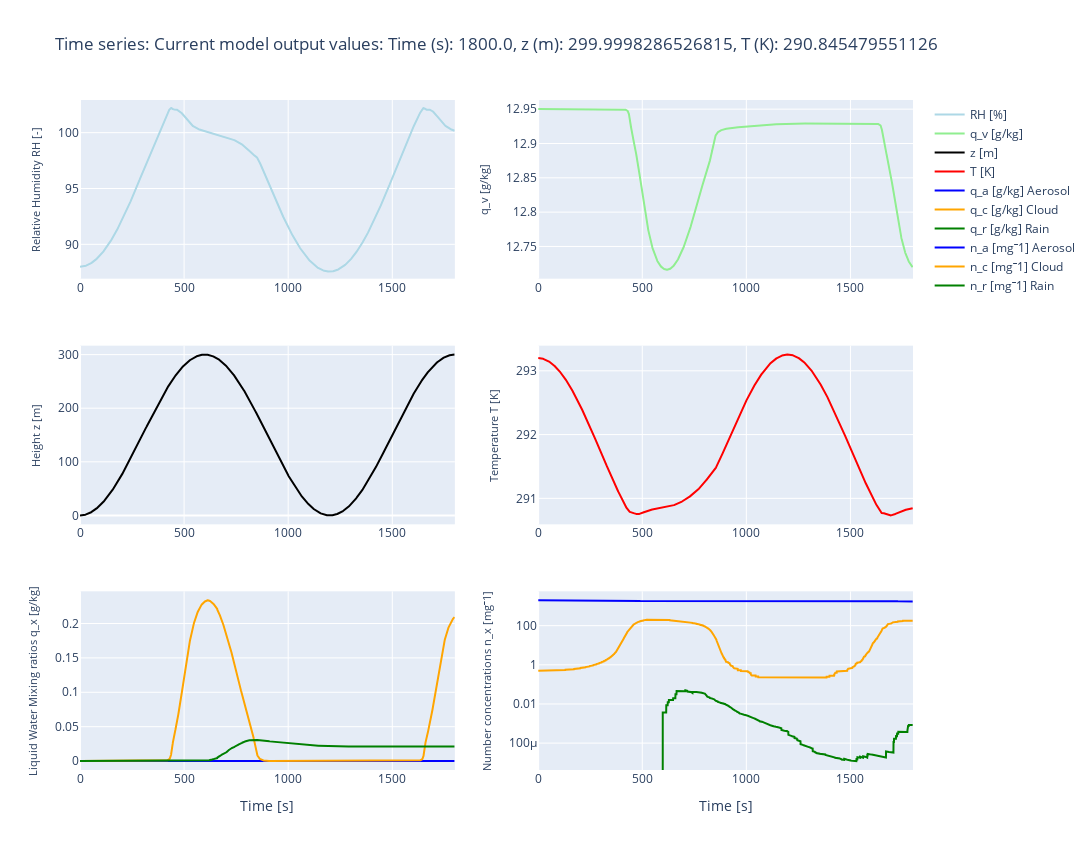

This figure's notebook cell:
### Code cell
dz=0
rho_parcel, V_parcel, air_mass_parcel =  parcel_rho(P_parcel, T_parcel)
#Aerosol init
T_parcel, q_parcel, particles_list = aero_init(mode_aero_init, n_particles, P_parcel, T_parcel,q_parcel, N_aero, mu_aero,sigma_aero,rho_aero,molecular_weight_aero)
#parcel routine
#initalize spectrum output
spectra_arr = np.zeros((nt+1,len(rm_spec)))
# init of array for time series output
qa_ts,qc_ts,qr_ts = np.zeros(nt+1),np.zeros(nt+1),np.zeros(nt+1)
na_ts,nc_ts,nr_ts = np.zeros(nt+1),np.zeros(nt+1),np.zeros(nt+1)

spectra_arr[0],qa_ts[0], qc_ts[0],qr_ts[0], na_ts[0], nc_ts[0], nr_ts[0] = qc_qr_analysis(particles_list,air_mass_parcel,rm_spec, n_bins)

# init of array for T_parcel, RH_parcel, q_parcel and z_parcel values for each timestep
T_parcel_array  = np.zeros(nt+1)
RH_parcel_array = np.zeros(nt+1)
q_parcel_array  = np.zeros(nt+1)
z_parcel_array  = np.zeros(nt+1)


# inserting the init. values to the 0th position of the arrays
T_parcel_array[0]  = T_parcel
RH_parcel_array[0] = (q_parcel * P_parcel / (q_parcel + r_a / rv)) / esatw( T_parcel ) 
q_parcel_array[0]  = q_parcel
z_parcel_array[0]  = z_parcel

ascending_mode=ascending_mode_widget.value
time_half_wave_parcel = 600.0

# read in display mode
display_mode = mode_displaytype_widget.value

if display_mode == 'graphics_slow':
    # initialization of animation
    figure_item = animation_init(dt, nt,rm_spec, qa_ts, qc_ts, qr_ts, na_ts, nc_ts, nr_ts, T_parcel_array, RH_parcel_array, q_parcel_array, z_parcel_array)


for t in range(nt):
    time = (t+1)*dt
    #Parcel ascending
    #if z_parcel < max_z: 
    z_parcel, T_parcel, rho_parcel, V_parcel, air_mass_parcel = ascend_parcel(z_parcel, T_parcel,P_parcel, w_parcel, dt, time, time_half_wave_parcel, ascending_mode, max_z)
    
    #Condensational Growth
    dq_liq = 0.0
    if do_condensation:
        particles_list, T_parcel, q_parcel = drop_condensation(particles_list, T_parcel, q_parcel, P_parcel, dt, air_mass_parcel, rho_aero, molecular_weight_aero)

    #Collisional Growth
    if do_collision and time > collision_start_time:
        particles_list = collection(dt, particles_list,rho_parcel, rho_liq, P_parcel, T_parcel)
    #Analysis
    spectra_arr[t+1],qa_ts[t+1], qc_ts[t+1],qr_ts[t+1], na_ts[t+1], nc_ts[t+1], nr_ts[t+1] = qc_qr_analysis(particles_list,air_mass_parcel,rm_spec, n_bins)
    RH_parcel = (q_parcel * P_parcel / (q_parcel + r_a / rv)) / esatw( T_parcel ) 
    
    # saving of T_parcel, RH_parcel, q_parcel, z_parcel for every timestep (needed for plots)
    T_parcel_array[t+1]  = T_parcel
    RH_parcel_array[t+1] = RH_parcel
    q_parcel_array[t+1]  = q_parcel
    z_parcel_array[t+1]  = z_parcel
    
    time_array = np.arange(nt+1)*dt

    if display_mode == 'text_fast':
        #Visulaization at every second
        if (time%1) ==0:
            print_output(t,dt, z_parcel, T_parcel, q_parcel, RH_parcel, qc_ts[t+1], qr_ts[t+1], na_ts[t+1], nc_ts[t+1], nr_ts[t+1])
    elif display_mode == 'graphics_slow':
        # function to draw and update the plotly figure, every 5 seconds (idea for time saving)
        if (time%5) == 0:
            animation_call(figure_item, time_array, t, dt, nt,rm_spec, qa_ts, qc_ts, qr_ts, na_ts, nc_ts, nr_ts, T_parcel_array, RH_parcel_array, q_parcel_array, z_parcel_array)
            
#spec_plot(ax,spectra_arr, nt, log_edges)

### Figure 1 — Plotly figure (JSON) as saved in the notebook; plotly's stock layout.template omitted (floating-point values rounded to 4 significant figures; data arrays with more than 128 entries replaced by an {"elided": "..."} marker saying what was removed)
{"data": [{"line": {"color": "lightblue"}, "mode": "lines", "name": "RH [%]", "showlegend": true, "type": "scatter", "x": {"elided": "3599 float values"}, "xaxis": "x", "y": {"elided": "3601 float values"}, "yaxis": "y"}, {"line": {"color": "lightgreen"}, "mode": "lines", "name": "q_v [g/kg]", "type": "scatter", "x": {"elided": "3599 float values"}, "xaxis": "x2", "y": {"elided": "3601 float values"}, "yaxis": "y2"}, {"line": {"color": "black"}, "mode": "lines", "name": "z [m]", "type": "scatter", "x": {"elided": "3599 float values"}, "xaxis": "x3", "y": {"elided": "3601 float values"}, "yaxis": "y3"}, {"line": {"color": "red"}, "mode": "lines", "name": "T [K]", "type": "scatter", "x": {"elided": "3599 float values"}, "xaxis": "x4", "y": {"elided": "3601 float values"}, "yaxis": "y4"}, {"line": {"color": "blue"}, "mode": "lines", "name": "q_a [g/kg] Aerosol", "type": "scatter", "x": {"elided": "3599 float values"}, "xaxis": "x5", "y": {"elided": "3601 float values"}, "yaxis": "y5"}, {"line": {"color": "orange"}, "mode": "lines", "name": "q_c [g/kg] Cloud", "type": "scatter", "x": {"elided": "3599 float values"}, "xaxis": "x5", "y": {"elided": "3601 float values"}, "yaxis": "y5"}, {"line": {"color": "green"}, "mode": "lines", "name": "q_r [g/kg] Rain", "type": "scatter", "x": {"elided": "3599 float values"}, "xaxis": "x5", "y": {"elided": "3601 float values"}, "yaxis": "y5"}, {"line": {"color": "blue"}, "mode": "lines", "name": "n_a [mg⁻1] Aerosol", "type": "scatter", "x": {"elided": "3599 float values"}, "xaxis": "x6", "y": {"elided": "3601 float values"}, "yaxis": "y6"}, {"line": {"color": "orange"}, "mode": "lines", "name": "n_c [mg⁻1] Cloud", "type": "scatter", "x": {"elided": "3599 float values"}, "xaxis": "x6", "y": {"elided": "3601 float values"}, "yaxis": "y6"}, {"line": {"color": "green"}, "mode": "lines", "name": "n_r [mg⁻1] Rain", "type": "scatter", "x": {"elided": "3599 float values"}, "xaxis": "x6", "y": {"elided": "3601 float values"}, "yaxis": "y6"}], "layout": {"dragmode": "pan", "height": 850, "title": {"text": "Time series: Current model output values: Time (s): 1800.0, z (m): 299.9998286526815, T (K): 290.845479551126"}, "width": 1250, "xaxis": {"anchor": "y", "autorange": false, "domain": [0, 0.45], "range": [0, 1800.0], "showspikes": false, "type": "linear"}, "xaxis2": {"anchor": "y2", "autorange": false, "domain": [0.55, 1], "range": [0, 1800.0], "showspikes": false, "type": "linear"}, "xaxis3": {"anchor": "y3", "autorange": false, "domain": [0, 0.45], "range": [0, 1800.0], "showspikes": false, "type": "linear"}, "xaxis4": {"anchor": "y4", "autorange": false, "domain": [0.55, 1], "range": [0, 1800.0], "showspikes": false, "type": "linear"}, "xaxis5": {"anchor": "y5", "autorange": false, "domain": [0, 0.45], "range": [0, 1800.0], "showspikes": false, "title": {"text": "Time [s]"}, "type": "linear"}, "xaxis6": {"anchor": "y6", "autorange": false, "domain": [0.55, 1], "range": [0, 1800.0], "showspikes": false, "title": {"text": "Time [s]"}, "type": "linear"}, "yaxis": {"anchor": "x", "autorange": false, "domain": [0.7333, 1], "range": [86.92, 102.9], "showspikes": false, "title": {"font": {"size": 11}, "text": "Relative Humidity RH [-]"}, "type": "linear"}, "yaxis2": {"anchor": "x2", "autorange": true, "domain": [0.7333, 1], "range": [12.7, 12.96], "showspikes": false, "title": {"font": {"size": 11}, "text": "q_v [g/kg]"}, "type": "linear"}, "yaxis3": {"anchor": "x3", "autorange": true, "domain": [0.3667, 0.6333], "range": [-16.67, 316.7], "showspikes": false, "title": {"font": {"size": 11}, "text": "Height z [m]"}, "type": "linear"}, "yaxis4": {"anchor": "x4", "autorange": true, "domain": [0.3667, 0.6333], "range": [290.6, 293.4], "showspikes": false, "title": {"font": {"size": 11}, "text": "Temperature T [K]"}, "type": "linear"}, "yaxis5": {"anchor": "x5", "autorange": true, "domain": [0, 0.2667], "range": [-0.01299, 0.2467], "showspikes": false, "title": {"font": {"size": 11}, "text": "Liquid Water Mixing ratios q_x [g/kg]"}, "type": "linear"}, "yaxis6": {"anchor": "x6", "autorange": true, "domain": [0, 0.2667], "range": [-5.373, 3.752], "showspikes": false, "title": {"font": {"size": 11}, "text": "Number concentrations n_x [mg⁻1]"}, "type": "log"}}}
